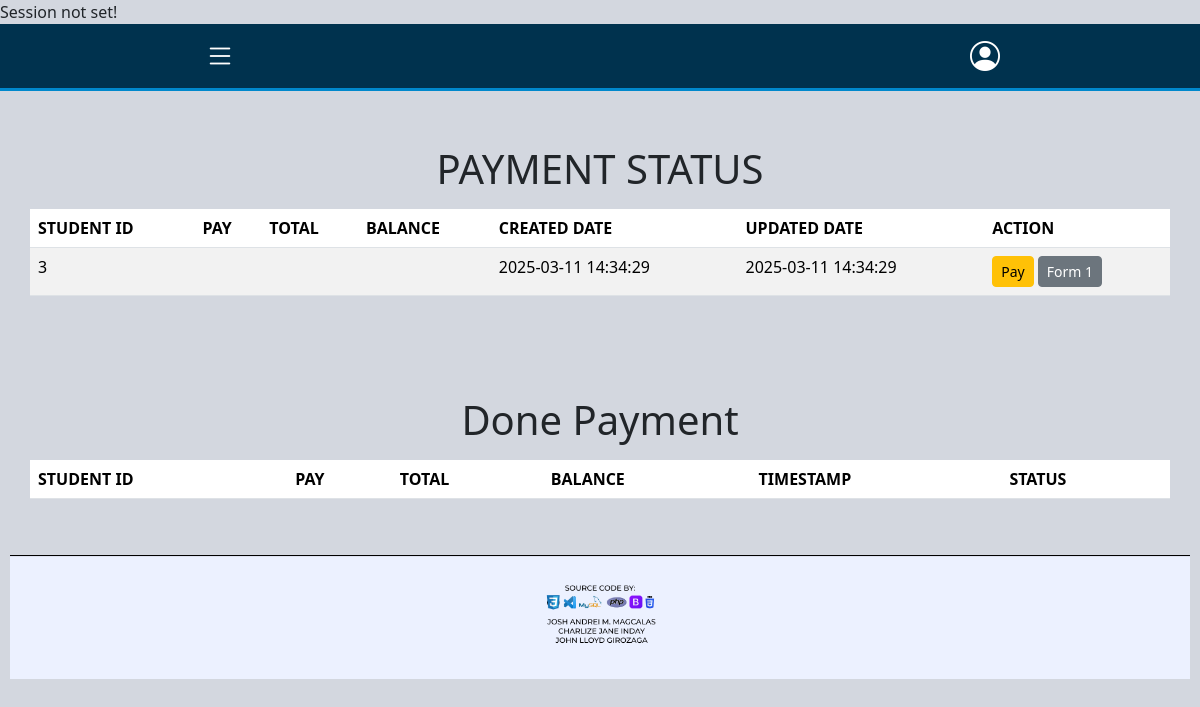
The app's page /website/payment-information.php, older data.
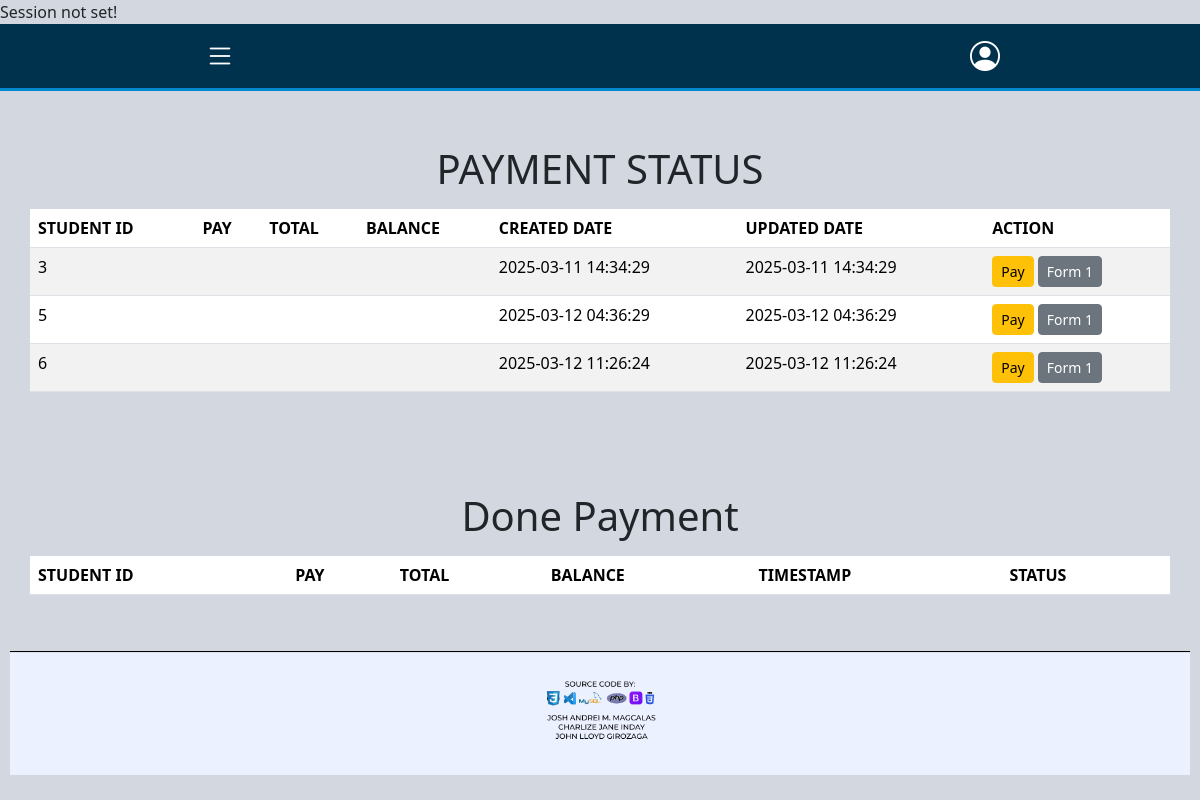
The same page, newer data.
### tables this page shows
CREATE TABLE `tbl_payment` (
  `payment_no` int(11) NOT NULL,
  `student_id` int(11) DEFAULT NULL,
  `pay` decimal(5,2) DEFAULT NULL,
  `total` decimal(5,2) DEFAULT NULL,
  `balance` decimal(5,2) DEFAULT NULL,
  `payment_method` varchar(10) NOT NULL,
  `created_by` int(11) NOT NULL,
  `date_created` timestamp NOT NULL DEFAULT current_timestamp(),
  `updated_by` int(11) NOT NULL,
  `date_updated` timestamp NULL DEFAULT current_timestamp(),
  `status` tinyint(1) NOT NULL
);

### website/payment-information.php (the view, shortened to what this page needs)
<?php
include "../database/dbconnect.php";
include "../Layouts/navbar.php";
try {
    $sql = "SELECT student_id, pay, total, balance, date_created, date_updated FROM tbl_payment;";
    $result = $conn->query($sql);
} catch (Exception $e) {
    echo "Error: " . $e->getMessage();
}
?>
<!DOCTYPE html>
<html lang="en">
<head>
    <link rel="stylesheet" href="/bootstrap/css/bootstrap.css">
    <link rel="stylesheet" href="/DataTables/datatables.min.css">
    <link href="https://cdn.jsdelivr.net/npm/bootstrap@5.3.2/dist/css/bootstrap.min.css" rel="stylesheet">
    <link href="https://cdn.jsdelivr.net/npm/bootstrap-icons/font/bootstrap-icons.css" rel="stylesheet">
    <link rel="stylesheet" href="https://cdnjs.cloudflare.com/ajax/libs/font-awesome/6.7.2/css/all.min.css">
    <link rel="stylesheet" href="../DataTables/datatables.css">
    <link rel="stylesheet" href="https://cdn.datatables.net/1.13.6/css/jquery.dataTables.min.css">
</head>
<body>
<div class="container mt-4">
    <h1 class="text-center">PAYMENT STATUS</h1>
    <table id="student-payment-status" class="table table-striped mt-3">
        <thead>
            <tr>
                <th>STUDENT ID</th>
                <th>PAY</th>
                <th>TOTAL</th>
                <th>BALANCE</th>
                <th>CREATED DATE</th>
                <th>UPDATED DATE</th>
                <th>ACTION</th>
            </tr>
        </thead>
        <tbody>
        <?php if(isset($result) && $result->num_rows > 0): ?>
            <?php while($row = $result->fetch_assoc()): ?>
                <tr>
                            <td> <?=$row['student_id']?> </td>
                            <td> <?=$row['pay']?> </td>
                            <td> <?=$row['total']?> </td>
                            <td> <?=$row['balance']?> </td>
                            <td> <?=$row['date_created']?> </td>
                            <td> <?=$row['date_updated']?> </td>
                            <td>
                                <a class="btn btn-warning btn-sm edit-btn" href="payment-form.php?student_id=<?= htmlspecialchars($row['student_id']); ?>">
                                    Pay
                                </a>
                                <a class="btn btn-secondary btn-sm form1-btn" href="../print/form1.php">
                                    Form 1
                                </a>
                            </td>
                        </tr>
                        <?php endwhile; ?>
                    <?php else: ?>
                        <tr>
                            <td colspan="7" class="text-center">No students available</td>
                        </tr>
                    <?php endif; ?>
        </tbody>
    </table>
</div>
<div class="container mt-4">
    <h1 class="text-center">Done Payment</h1>
    <table id="student-done-payment" class="table table-striped mt-3">
        <thead>
            <tr>
                <th>STUDENT ID</th>
                <th>PAY</th>
                <th>TOTAL</th>
                <th>BALANCE</th>
                <th>TIMESTAMP</th>
                <th>STATUS</th>
            </tr>
        </thead>
    </table>
</div>
    <div class="footer">
        <img src="../images/FOOTER.png" alt="Footer" class="footer-img">
    </div>
</body>
</html>

Row changes from the older to the newer data that the page shows:
added tbl_payment: student "5", date_created "2025-03-12 04:36:29", date_updated "2025-03-12 04:36:29"
added tbl_payment: student "6", date_created "2025-03-12 11:26:24", date_updated "2025-03-12 11:26:24"
